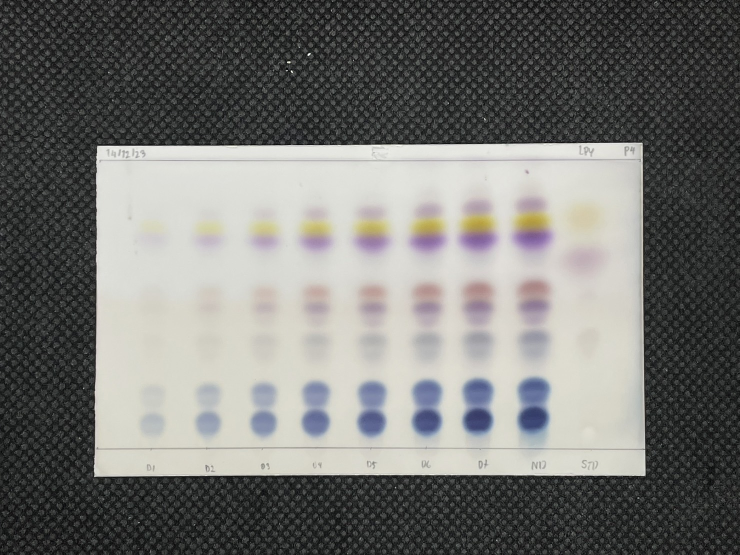
#> input picture input/ingredients/LPY/LPY-P4_Vanillin-Original.jpg, 1479 x 1109 px (shown at 1/2 size)
$ python -i tlc-segment.py   (imports and definitions only)   (older library calls are emulated)
#> lines starting #> are read from the running program, lines starting #| are printed output that depends on the picture; after the words box and inside, x2 and y2 are one past the last pixel; in counts of white or black regions, pixels touching at a corner belong together
from package.image_processing.general import io, crop

import cv2
import numpy as np
from sklearn.cluster import KMeans
from skimage.segmentation import slic, mark_boundaries
from skimage.util import img_as_float
import matplotlib.pyplot as plt

def preprocess_image(image_path):
    # Load image
    image = cv2.imread(image_path)
#> image is the input picture: shape (1109, 1479, 3); mean B, G, R 114.2, 117.1, 117.1
    image = cv2.cvtColor(image, cv2.COLOR_BGR2RGB)  # Convert to RGB
    # image = cv2.resize(image, (512, 512))  # Optional: Resize for consistency

    # Denoise using Non-Local Means
    denoised = cv2.fastNlMeansDenoisingColored(image, None, 10, 10, 7, 21)

    # Convert to LAB color space for better color separation
    lab = cv2.cvtColor(denoised, cv2.COLOR_RGB2LAB)
#> lab: shape (1109, 1479, 3); mean of channels 0, 1, 2 119.8, 127.3, 129.6
    return lab

def kmeans_segmentation(lab_image, num_clusters=3):
    # Reshape to 2D array of pixels
#> called with num_clusters = 3
    pixels = lab_image.reshape(-1, 3)

    # Perform K-means clustering
    kmeans = KMeans(n_clusters=num_clusters, random_state=0).fit(pixels)
    labels = kmeans.labels_.reshape(lab_image.shape[:2])
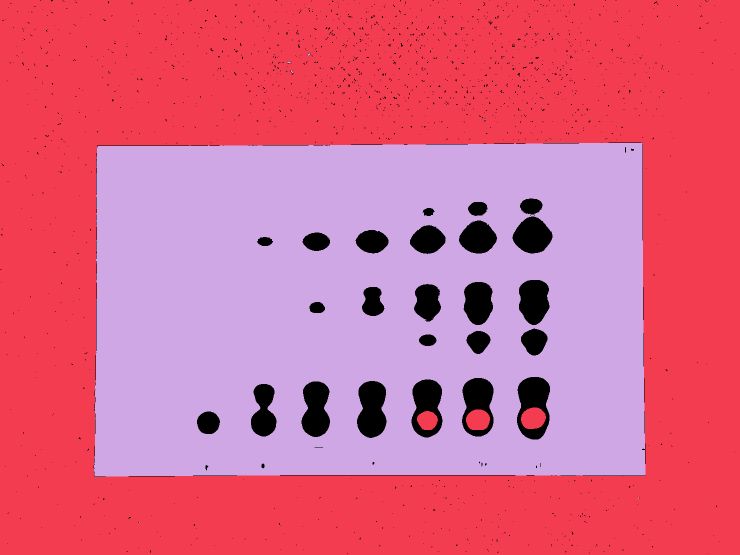
#> labels: shape (1109, 1479) int32 (shown at 1/2 size); 3 distinct labels, from 0 to 2; one colour per label, 0 black

    # Find the cluster with the highest intensity (assuming spots are bright)
    cluster_intensity = [np.mean(lab_image[labels == i]) for i in range(num_clusters)]
#> cluster_intensity = [136.7, 101.1, 158.6]
    spot_cluster = np.argmax(cluster_intensity)
#> spot_cluster = 2

    # Create a binary mask
    mask = np.uint8(labels == spot_cluster) * 255
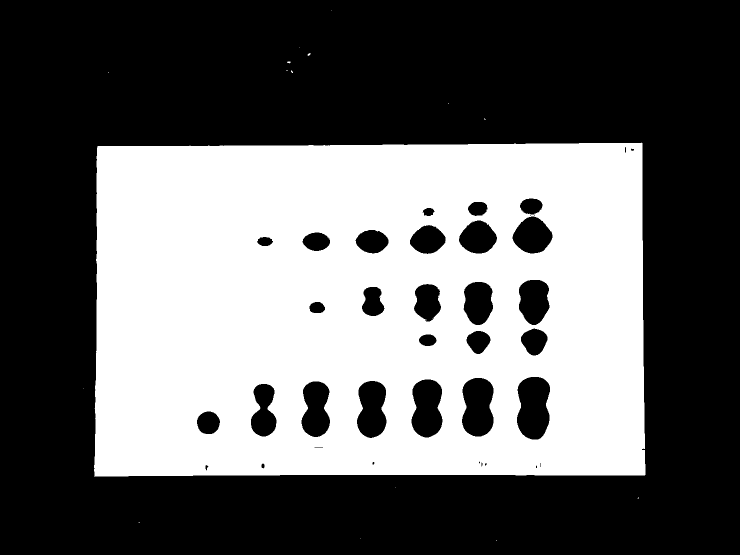
#> mask: shape (1109, 1479) (shown at 1/2 size); 39.9% white; 16 white regions (13 under 20 px), largest, box (x1, y1, x2, y2) and area: (188, 285, 1291, 954) 653850, (615, 106, 621, 112) 21, (574, 123, 581, 127) 20
    return mask

def refine_mask(mask):
    # Morphological closing to fill small holes
    kernel = np.ones((5,5), np.uint8)
    closed = cv2.morphologyEx(mask, cv2.MORPH_CLOSE, kernel, iterations=2)
#> closed: shape (1109, 1479); 39.9% white; 15 white regions (11 under 20 px), largest, box (x1, y1, x2, y2) and area: (188, 285, 1291, 954) 654581, (573, 140, 586, 146) 23, (615, 106, 621, 112) 21, (574, 123, 581, 127) 20

    # Remove small noise
    cleaned = cv2.connectedComponentsWithStats(closed, 4, cv2.CV_32S)
    num_labels, label_map = cleaned[0], cleaned[1]
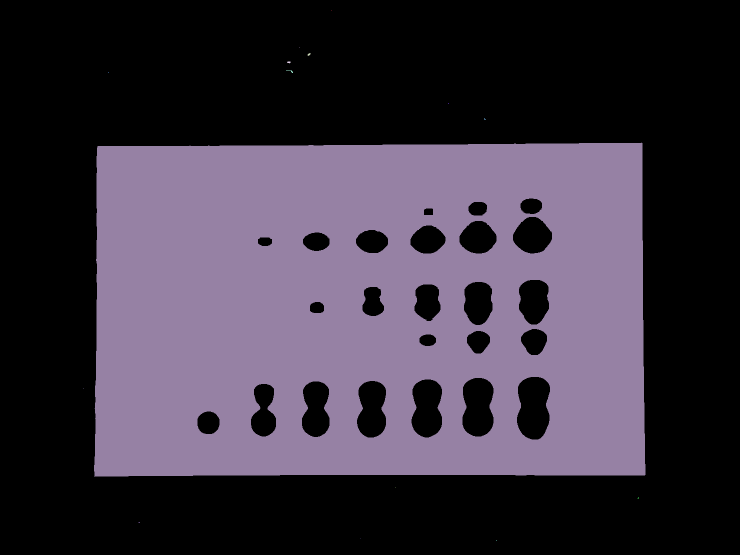
#> label_map: shape (1109, 1479) int32 (shown at 1/2 size); 16 distinct labels, from 0 to 15; one colour per label, 0 black
#> num_labels = 16
    max_label = 1 + np.argmax(cleaned[2][1:, cv2.CC_STAT_AREA])
#> max_label = 9
    refined_mask = np.uint8(label_map == max_label) * 255
#> refined_mask: shape (1109, 1479); 39.9% white; 1 white region
    return refined_mask

def superpixel_refinement(image, mask):
    # Convert image to float
    image_float = img_as_float(image)

    # Compute SLIC superpixels
    segments = slic(image_float, n_segments=100, compactness=10)

    # Mask superpixels overlapping with the initial mask
    superpixel_mask = np.zeros_like(mask)
    for sp in np.unique(segments):
        if np.mean(mask[segments == sp]) > 0.5:  # Threshold overlap
            superpixel_mask[segments == sp] = 255
    return superpixel_mask

def extract_contours(mask):
    contours, _ = cv2.findContours(mask, cv2.RETR_EXTERNAL, cv2.CHAIN_APPROX_SIMPLE)
#> contours = 1 contour; box (x1, y1, x2, y2) and area: (188, 285, 1291, 954) 722133
    return contours

def segment_tlc_spot(image_path):
    lab_image = preprocess_image(image_path)
    mask = kmeans_segmentation(lab_image)
    refined_mask = refine_mask(mask)
    # Optional: refined_mask = superpixel_refinement(lab_image, refined_mask)
    contours = extract_contours(refined_mask)

    # Visualize
    original = cv2.cvtColor(cv2.imread(image_path), cv2.COLOR_BGR2RGB)
    plt.figure(figsize=(10, 5))
    plt.subplot(121), plt.imshow(original), plt.title('Original')
    plt.subplot(122), plt.imshow(refined_mask, cmap='gray'), plt.title('Segmented Mask')
    plt.show()
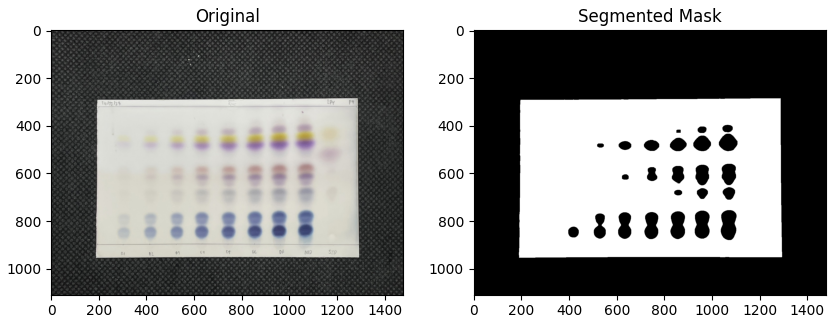
#> figure drawn by matplotlib, 2 panels

    return refined_mask, contours

def normalize_image(image: np.ndarray):
    return cv2.normalize(image, None, alpha=0, beta=255, norm_type=cv2.NORM_MINMAX)

def convert_and_show_image_in_various_color_space(image):
    cropped_image = crop.detect_and_crop_houghlines(crop.crop_to_largest_contour(image))
    normalized_image = cv2.cvtColor(normalize_image(cv2.cvtColor(cropped_image, cv2.COLOR_RGB2GRAY)), cv2.COLOR_GRAY2RGB)
    lab_image = cv2.cvtColor(cropped_image, cv2.COLOR_RGB2LAB)
    hsv_image = cv2.cvtColor(cropped_image, cv2.COLOR_RGB2HSV)
    ycbcr_image = cv2.cvtColor(cropped_image, cv2.COLOR_RGB2YCrCb)

    plt.figure(figsize=(15, 8))
    plt.subplot(5, 3, 1), plt.imshow(image), plt.title('Original'), plt.axis('off')
    plt.subplot(5, 3, 2), plt.imshow(cropped_image), plt.title('Cropped'), plt.axis('off')
    plt.subplot(5, 3, 3), plt.imshow(normalized_image), plt.title('Normalized'), plt.axis('off')
    for i, channel in enumerate(['R', 'G', 'B']):
        plt.subplot(5, 3, 4 + i), plt.imshow(normalized_image[:, :, i], cmap='gray'), plt.title(f'{channel}'), plt.axis('off')
    for i, channel in enumerate(['L', 'A', 'B']):
        plt.subplot(5, 3, 7 + i), plt.imshow(lab_image[:, :, i], cmap='gray'), plt.title(f'{channel}'), plt.axis('off')
    for i, channel in enumerate(['H', 'S', 'V']):
        plt.subplot(5, 3, 10 + i), plt.imshow(normalize_image(hsv_image[:, :, i]), cmap='gray'), plt.title(f'{channel}'), plt.axis('off')
    for i, channel in enumerate(['Y', 'Cb', 'Cr']):
        plt.subplot(5, 3, 13 + i), plt.imshow(ycbcr_image[:, :, i], cmap='gray'), plt.title(f'{channel}'), plt.axis('off')
    plt.tight_layout()
    plt.show()

# [1 line that did not run here, left out]
# [1 line not run here, left out]

>>> result = segment_tlc_spot('input/ingredients/LPY/LPY-P4_Vanillin-Original.jpg')

$ run again, on input/ingredients/LPY/LPY-P3_Vanillin-Original.jpg
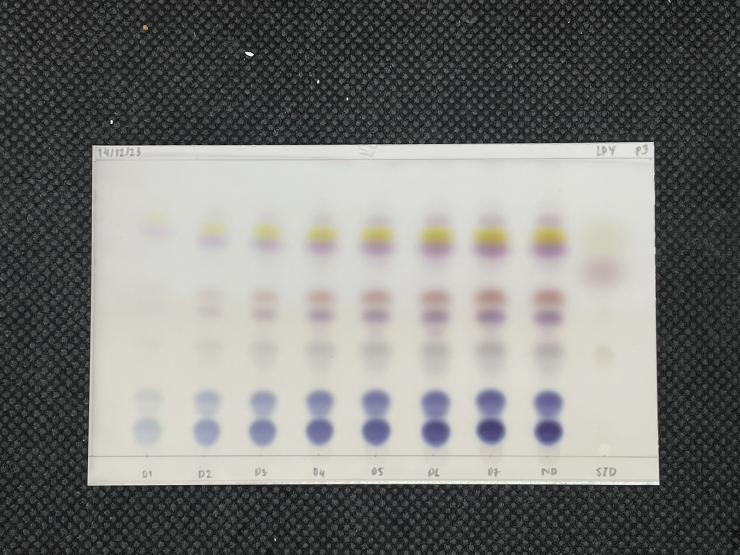
#> input picture input/ingredients/LPY/LPY-P3_Vanillin-Original.jpg, 1479 x 1109 px (shown at 1/2 size)
#> in preprocess_image, image is the input picture: shape (1109, 1479, 3); mean B, G, R 120.1, 123.2, 123.2
#> lab: shape (1109, 1479, 3); mean of channels 0, 1, 2 126.1, 127.2, 129.7
#> labels: shape (1109, 1479) int32; 3 distinct labels, from 0 to 2
#> cluster_intensity = [157.5, 98.24, 110.6]
#> spot_cluster = 0
#> mask: shape (1109, 1479); 46% white; 50 white regions (45 under 20 px), largest, box (x1, y1, x2, y2) and area: (175, 284, 1319, 971) 754664, (490, 104, 508, 113) 105, (221, 240, 226, 248) 34, (634, 160, 639, 167) 28, (287, 50, 292, 59) 27
#> closed: shape (1109, 1479); 46% white; 47 white regions (42 under 20 px), largest, box (x1, y1, x2, y2) and area: (175, 281, 1319, 971) 754920, (490, 104, 508, 113) 116, (287, 50, 296, 59) 61, (221, 240, 226, 248) 34, (634, 160, 639, 167) 28
#> in refine_mask, `num_labels, label_map = cleaned[0], cleaned[1]`:
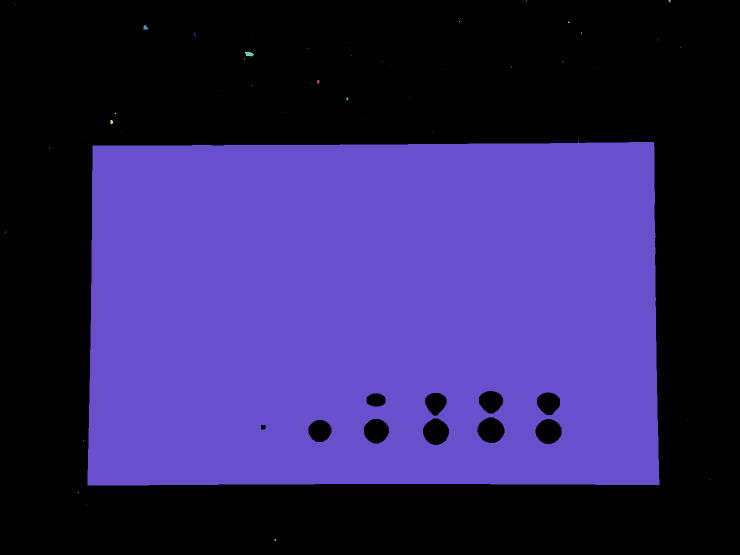
#> label_map: shape (1109, 1479) int32 (shown at 1/2 size); 48 distinct labels, from 0 to 47; one colour per label, 0 black
#> num_labels = 48
#> max_label = 37
#> refined_mask: shape (1109, 1479); 46% white; 1 white region
#> in extract_contours, `contours, _ = cv2.findContours(mask, cv2.RETR_EXTERNAL, cv2.CHAIN_APPR..`: contours = 1 contour; box (x1, y1, x2, y2) and area: (175, 281, 1319, 971) 768276
#> in segment_tlc_spot, `plt.show()`:
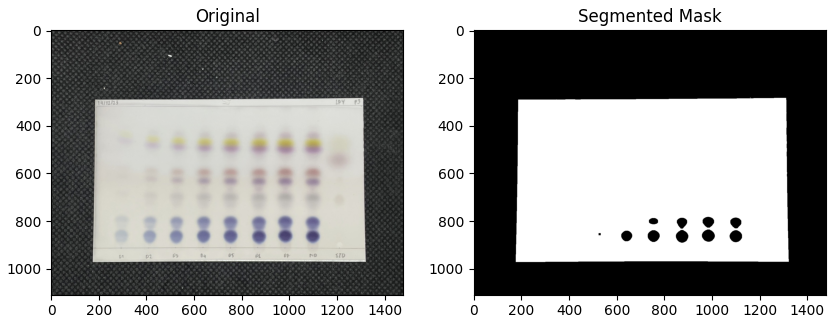
#> figure drawn by matplotlib, 2 panels
